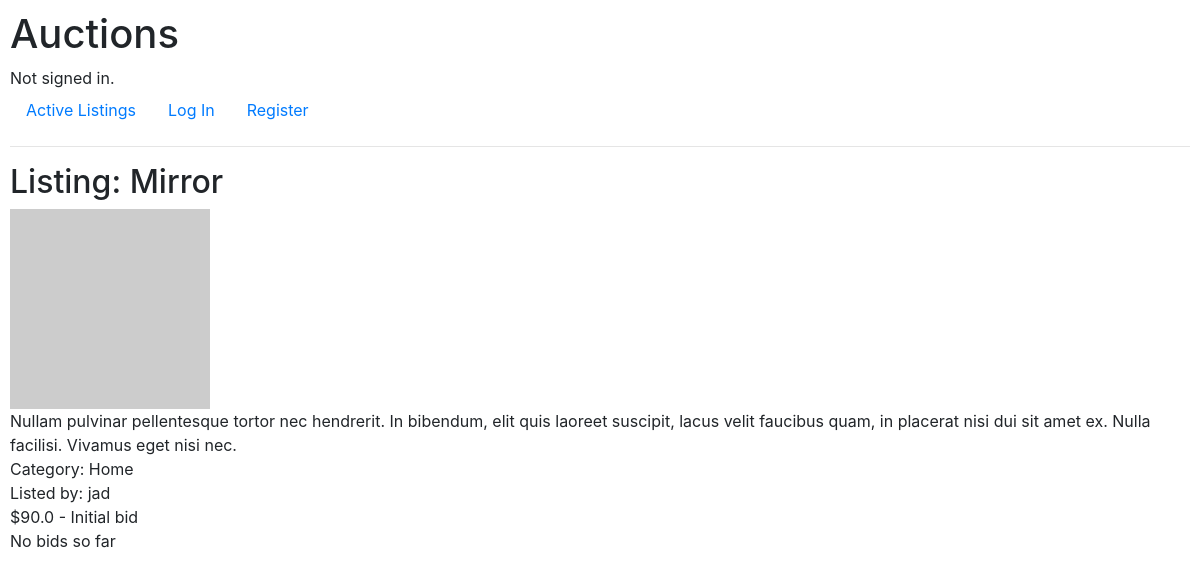
Before: /listing/2 with the older database file.
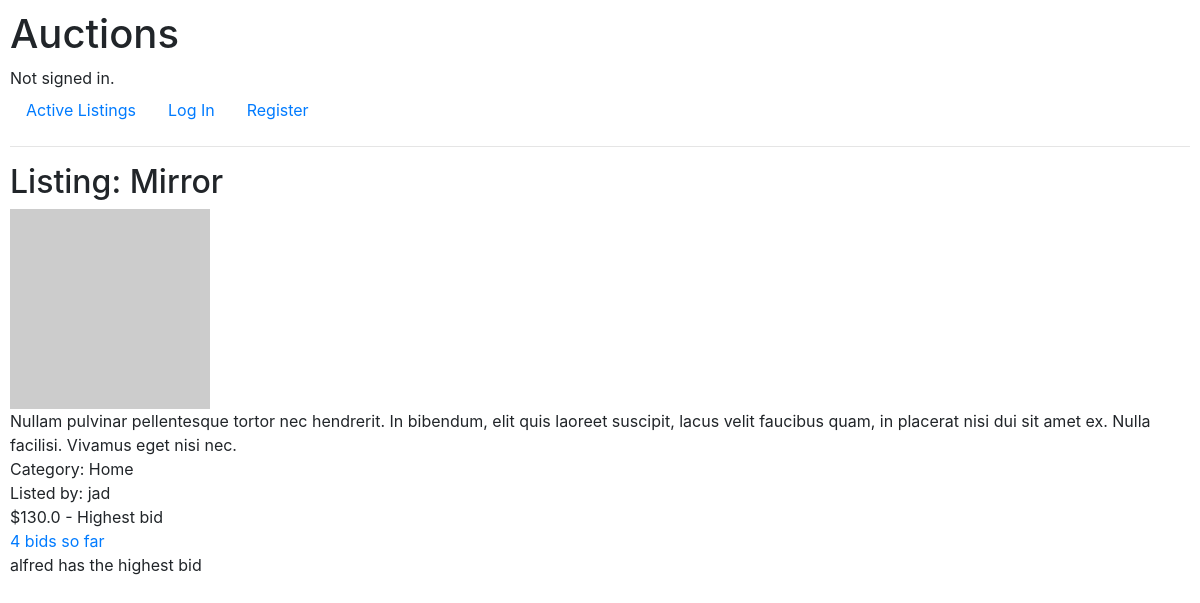
After: the same page with the newer database file.
### auctions/models.py (models this page shows, shortened)
class Listing(models.Model):
    creator_id = models.ForeignKey(User, on_delete=models.CASCADE, related_name="listing_items")
    title = models.CharField(max_length=20)
    description = models.TextField(max_length=200)
    initial_bid = models.FloatField()
    image_url = models.URLField()
    category = models.CharField(choices=CATEGORIES, max_length=20)
    is_closed = models.BooleanField(default=False)
    watchlist_users = models.ManyToManyField(User, blank=True, related_name="watchlist")

class User(AbstractUser):
    pass

### auctions/views.py (the view, shortened to what this page needs)
# urls.py: path("listing/<int:listing_id>", views.listing_page, name="listing_page"),
def listing_page(request, listing_id):
    current_listing = Listing.objects.get(id=listing_id)
    highest_bid = None
    number_of_biddings = 0
    highest_bidder = None
    user_is_creator = False
    add_to_watchlist = False
    if current_listing.biddings.exists():
        no_bids = False
        aggregate_result = current_listing.biddings.all().aggregate(Count("id"), Max("bid_value"))
        highest_bid = aggregate_result["bid_value__max"]
        number_of_biddings = aggregate_result["id__count"]
        highest_bidder = current_listing.biddings.get(bid_value=highest_bid).user_id
    else:
        no_bids = True
    return render(request, "auctions/listing_page.html", {
        "current_listing": current_listing,
        "form": PlaceBidForm(),
        "user_is_creator": user_is_creator,
        "add_to_watchlist": add_to_watchlist,
        "no_bids": no_bids,
        "highest_bid": highest_bid,
        "number_of_biddings" : number_of_biddings,
        "highest_bidder": highest_bidder,
    })

### auctions/templates/auctions/listing_page.html (shortened to what this page needs)
{% extends "auctions/layout.html" %}
{% block body %}
    <h2>Listing: {{ current_listing.title }}</h2>
    <div>
        <img src="{{ current_listing.image_url }}" alt="{{ current_listing.title }}">
        <div>{{ current_listing.description }}</div>
        <div>Category: {{ current_listing.category }}</div>
        <div>Listed by: {{ current_listing.creator_id }}</div>
        {% if no_bids %}
            <div>${{ current_listing.initial_bid }} - Initial bid</div>
        {% else %}
            <div>${{ highest_bid }} - Highest bid</div>
        {% endif %}
        {% if number_of_biddings > 0 %}
            {% if number_of_biddings == 1 %}
                <a href="{% url 'auctions:bids_details' current_listing.id %}">1 bid so far</a>
            {% else %}
                <a href="{% url 'auctions:bids_details' current_listing.id %}">{{ number_of_biddings }} bids so far</a>
            {% endif %}
            {% if user == highest_bidder %}
                <div>Your bid is the highest bid</div>
            {% else %}
                <div>{{highest_bidder}} has the highest bid</div>
            {% endif %}
        {% else %}
            <div> No bids so far</div>
        {% endif %}
    </div>
{% endblock %}

Changed rows visible on the page:
shown differently, row unchanged: Listing "Mirror": initial_bid "90.0" → (not shown)
now on this page (row edited): User: username "alfred"
Other visible differences:
{{ highest_bid }}: (not shown) → "130.0"
{{ number_of_biddings }}: (not shown) → "4"
text no longer shown: "- Initial bid No bids so far"
text now shown: "- Highest bid bids so far has the highest bid"
